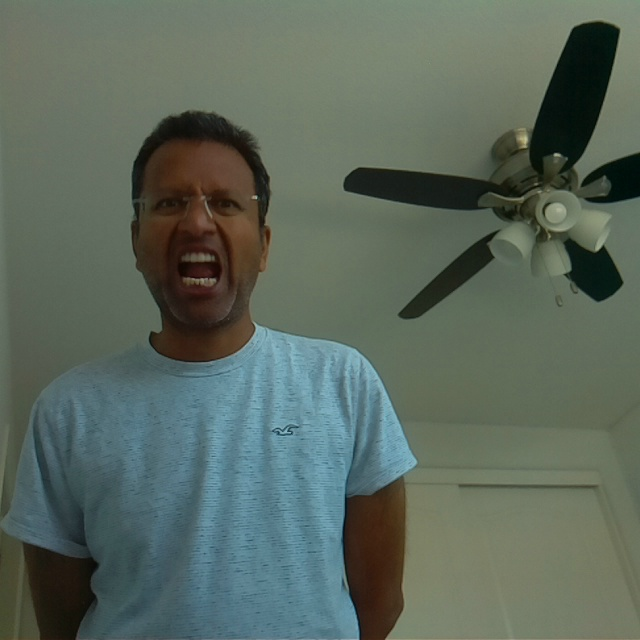
#> input picture dataset/person1/image115.jpg, 640 x 640 px, given in place of person1, which was not available
$ python train_model.py
#> lines starting #> are read from the running program, lines starting #| are printed output that depends on the picture
import cv2
import numpy as np
from PIL import Image
import os


paths = []
faces = []
ids = []
for pic in os.listdir("./dataset"):
	path=os.path.join("dataset", pic)
	paths.append(path)
#> pass 2 of the loop `for pic in os.listdir("./dataset"):`:

# print(paths)
for img_path in paths:
	image=Image.open(img_path).convert("L")
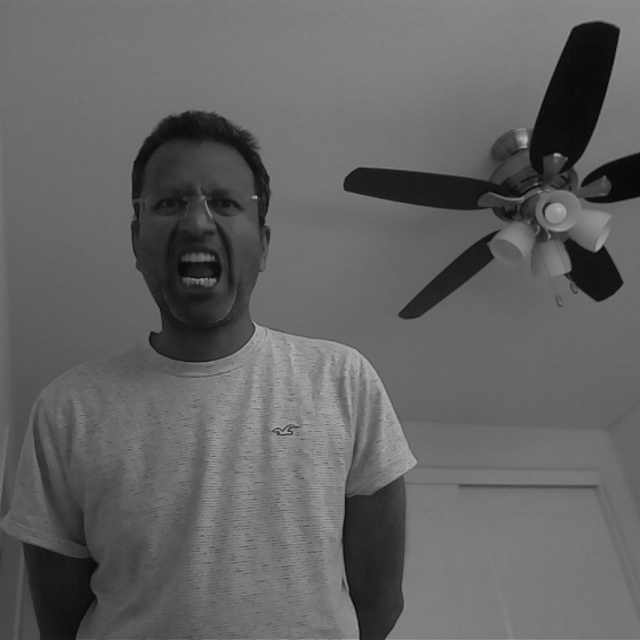
#> image: PIL image 640x640 L; min 4, max 188, mean 99

	imgNp =np.array(image, "uint8")
	faces.append(imgNp)
	id = img_path.split("/")[1].split(".")[0] #.split("e")[0]

	ids.append(id)
#> pass 2 of the loop `for img_path in paths:`:
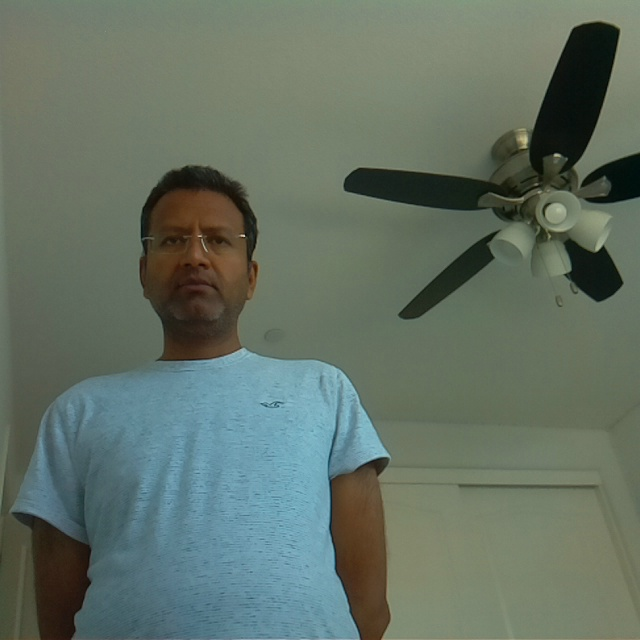
#> input picture dataset/person1/image12.jpg, 640 x 640 px, given in place of person2, which was not available
#> `image=Image.open(img_path).convert("L")`:
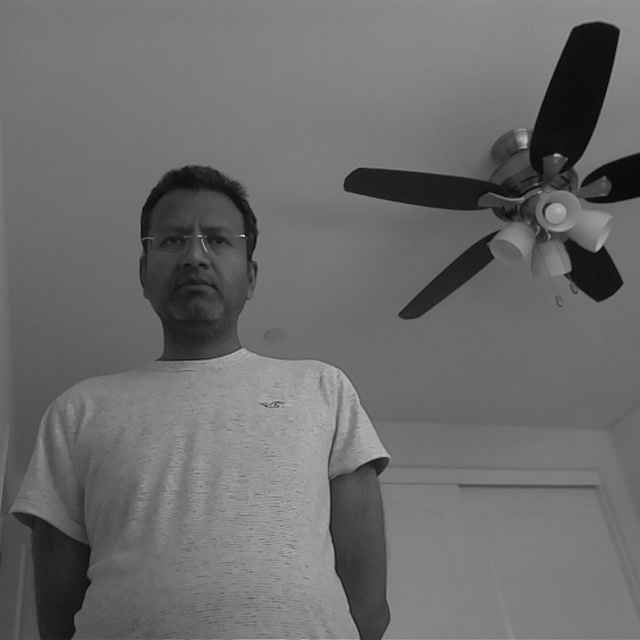
#> image: PIL image 640x640 L; min 5, max 203, mean 107.7
ids = np.array(ids)


#	print(id)


trainer = cv2.face.LBPHFaceRecognizer_create()

#> (the run stopped early here; a loop or call above may not have finished)
